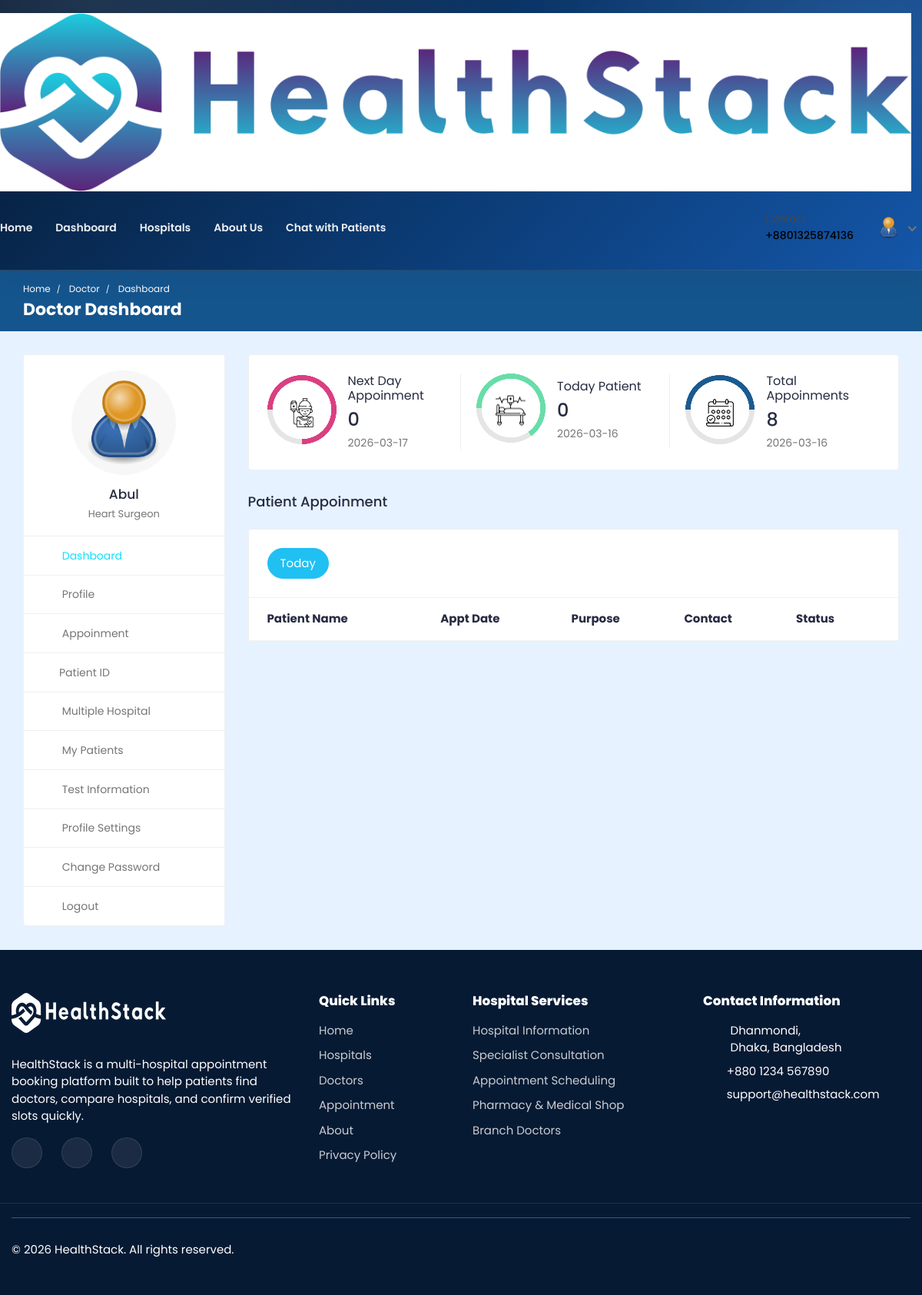
/doctor/doctor-dashboard/ (signed in), run on an earlier commit of the app's database.
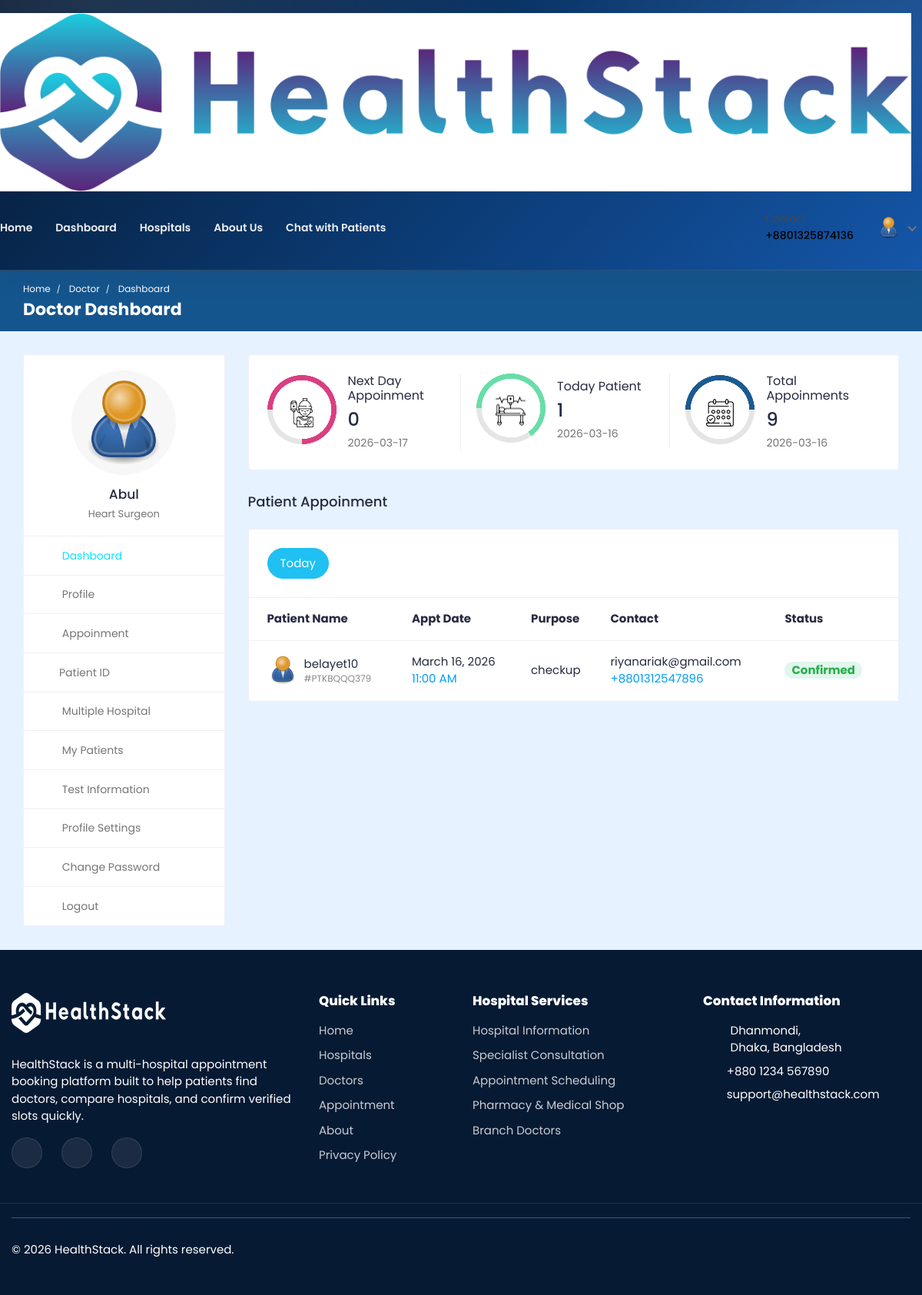
And on a later commit of the database.
### doctor/models.py (models this page shows, shortened)
class Appointment(models.Model):
    APPOINTMENT_TYPE = (
        ('report', 'report'),
        ('checkup', 'checkup'),
    )
    APPOINTMENT_STATUS = (
        ('pending', 'pending'),
        ('confirmed', 'confirmed'),
        ('cancelled', 'cancelled'),
    )
    id = models.AutoField(primary_key=True)
    date = models.DateField(null=True, blank=True)
    time = models.CharField(max_length=200, null=True, blank=True)
    doctor = models.ForeignKey(Doctor_Information, on_delete=models.CASCADE, null=True, blank=True)
    patient = models.ForeignKey(Patient, on_delete=models.CASCADE, null=True, blank=True)
    appointment_type = models.CharField(max_length=200, choices=APPOINTMENT_TYPE)
    appointment_status = models.CharField(max_length=200, choices=APPOINTMENT_STATUS)
    serial_number = models.CharField(max_length=200, null=True, blank=True)
    payment_status = models.CharField(max_length=200, null=True, blank=True, default='pending')
    transaction_id = models.CharField(max_length=255, null=True, blank=True)
    message = models.CharField(max_length=255, null=True, blank=True)

### hospital/models.py (models this page shows, shortened)
class Patient(models.Model):
    patient_id = models.AutoField(primary_key=True)
    user = models.OneToOneField(User, on_delete=models.CASCADE, null=True, blank=True, related_name='patient')
    name = models.CharField(max_length=200, null=True, blank=True)
    username = models.CharField(max_length=200, null=True, blank=True)
    age = models.IntegerField(null=True, blank=True)
    email = models.EmailField(max_length=200, null=True, blank=True)
    phone_number = models.IntegerField(null=True, blank=True)
    address = models.CharField(max_length=200, null=True, blank=True)
    featured_image = models.ImageField(upload_to='patients/', default='patients/user-default.png', null=True, blank=True)
    blood_group = models.CharField(max_length=200, null=True, blank=True)
    history = models.CharField(max_length=200, null=True, blank=True)
    dob = models.CharField(max_length=200, null=True, blank=True)
    nid = models.CharField(max_length=200, null=True, blank=True)
    serial_number = models.CharField(max_length=200, null=True, blank=True)
    login_status = models.CharField(max_length=200, null=True, blank=True, default="offline")

### doctor/views.py (the view)
# urls.py: path('doctor-dashboard/',views.doctor_dashboard, name='doctor-dashboard'),
@csrf_exempt
@login_required(login_url="doctor-login")
@cache_control(no_cache=True, must_revalidate=True, no_store=True)
def doctor_dashboard(request):
        if request.user.is_authenticated:
            if request.user.is_doctor:
                doctor = Doctor_Information.objects.get(user=request.user)
                current_date = datetime.date.today()
                current_date_str = str(current_date)
                today_appointments = Appointment.objects.filter(date=current_date_str).filter(doctor=doctor).filter(appointment_status='confirmed')
                next_date = current_date + datetime.timedelta(days=1) # next days date
                next_date_str = str(next_date)
                next_days_appointment = Appointment.objects.filter(date=next_date_str).filter(doctor=doctor).filter(Q(appointment_status='pending') | Q(appointment_status='confirmed')).count()
                today_patient_count = Appointment.objects.filter(date=current_date_str).filter(doctor=doctor).annotate(count=Count('patient'))
                total_appointments_count = Appointment.objects.filter(doctor=doctor).annotate(count=Count('id'))
            else:
                return redirect('doctor-logout')
            context = {'doctor': doctor, 'today_appointments': today_appointments, 'today_patient_count': today_patient_count, 'total_appointments_count': total_appointments_count, 'next_days_appointment': next_days_appointment, 'current_date': current_date_str, 'next_date': next_date_str}
            return render(request, 'doctor-dashboard.html', context)
        else:
            return redirect('doctor-login')

### templates/doctor-dashboard.html (shortened to what the changed rows need)
{% load static %}
<!DOCTYPE html>
<html lang="en">
  <head>
    <link
      rel="stylesheet"
      href="{% static 'HealthStack-System/css/Normal/bootstrap.min.css' %}"
    />
    <link
      rel="stylesheet"
      href="{% static 'HealthStack-System/plugins/Normal/fontawesome/css/fontawesome.min.css' %}"
    />
    <link
      rel="stylesheet"
      href="{% static 'HealthStack-System/plugins/Normal/fontawesome/css/all.min.css' %}"
    />
    <link
      rel="stylesheet"
      href="{% static 'HealthStack-System/css/Normal/style.css' %}"
    />
  </head>
  <body>
  {% if user.is_authenticated %}
    <div class="main-wrapper">
      <header class="header">{% include 'navbar.html' %}</header>
      <div class="breadcrumb-bar">
        <div class="container-fluid">
          <div class="row align-items-center">
            <div class="col-md-12 col-12">
              <nav aria-label="breadcrumb" class="page-breadcrumb">
                <ol class="breadcrumb">
                  <li class="breadcrumb-item">
                    <a href="{% url 'hospital_home'%}">Home</a>
                  </li>
                  <li class="breadcrumb-item active" aria-current="page">
                    Doctor
                  </li>
                  <li class="breadcrumb-item active" aria-current="page">
                    Dashboard
                  </li>
                </ol>
              </nav>
              <h2 class="breadcrumb-title">Doctor Dashboard</h2>{% include 'message.html' %}
            </div>
          </div>
        </div>
      </div>
      <div class="content">
        <div class="container-fluid">
          <div class="row">
            <div class="col-md-5 col-lg-4 col-xl-3 theiaStickySidebar">
              <div>{% include 'doctor-sidebar.html' %}</div>
            </div>
            <div class="col-md-7 col-lg-8 col-xl-9">
              <div class="row">
                <div class="col-md-12">
                  <div class="card dash-card">
                    <div class="card-body">
                      <div class="row">
                        <div class="col-md-12 col-lg-4">
                          <div class="dash-widget dct-border-rht">
                            <div class="circle-bar circle-bar1">
                              <div class="circle-graph1" data-percent="75">
                                <img
                                  src="{% static 'HealthStack-System/images/Normal/icon-01.png' %}"
                                  class="img-fluid"
                                  alt="patient"
                                />
                              </div>
                            </div>
                            <div class="dash-widget-info">
                              <h6>Next Day Appoinment</h6>
                              <h3>{{next_days_appointment}}</h3>
                              <p class="text-muted">{{next_date}}</p>
                            </div>
                          </div>
                        </div>
                        <div class="col-md-12 col-lg-4">
                          <div class="dash-widget dct-border-rht">
                            <div class="circle-bar circle-bar2">
                              <div class="circle-graph2" data-percent="65">
                                <img
                                  src="{% static 'HealthStack-System/images/Normal/icon-02.png' %}"
                                  class="img-fluid"
                                  alt="Patient"
                                />
                              </div>
                            </div>
                            <div class="dash-widget-info">
                              <h6>Today Patient</h6>
                              <h3>{{today_patient_count.count}}</h3>
                              <p class="text-muted">{{current_date}}</p>
                            </div>
                          </div>
                        </div>
                        <div class="col-md-12 col-lg-4">
                          <div class="dash-widget">
                            <div class="circle-bar circle-bar3">
                              <div class="circle-graph3" data-percent="50">
                                <img
                                  src="{% static 'HealthStack-System/images/Normal/icon-03.png' %}"
                                  class="img-fluid"
                                  alt="Patient"
                                />
                              </div>
                            </div>
                            <div class="dash-widget-info">
                              <h6>Total Appoinments</h6>
                              <h3>{{total_appointments_count.count}}</h3>
                              <p class="text-muted">{{current_date}}</p>
                            </div>
                          </div>
                        </div>
                      </div>
                    </div>
                  </div>
                </div>
              </div>
              <div class="row">
                <div class="col-md-12">
                  <h4 class="mb-4">Patient Appoinment</h4>
                  <div class="appointment-tab">
                    <ul class="nav nav-tabs nav-tabs-solid nav-tabs-rounded">
                      <li class="nav-item">
                        <a
                          class="nav-link active"
                          href="#today-appointments"
                          data-toggle="tab"
                          >Today</a
                        >
                      </li>
                    </ul>
                      <div class="tab-pane" id="today-appointments">
                        <div class="card card-table mb-0">
                          <div class="card-body">
                            <div class="table-responsive">
                              <table
                                class="table table-hover table-center mb-0"
                              >
                                <thead>
                                  <tr>
                                    <th>Patient Name</th>
                                    <th>Appt Date</th>
                                    <th>Purpose</th>
                                    <th>Contact</th>
                                    <th>Status</th>
                                  </tr>
                                </thead>
                                <tbody>
                                  {% for today in today_appointments %}
                                  <tr>
                                    <td>
                                      <h2 class="table-avatar">
                                        <a
                                          href="{% url 'patient-profile' pk=today.patient.patient_id %}"
                                          class="avatar avatar-sm mr-2"
                                          ><img
                                            class="avatar-img rounded-circle"
                                            src="{{ today.patient.featured_image.url }}"
                                            alt="User Image"
                                        /></a>
                                        <a href="{% url 'patient-profile' pk=today.patient.patient_id %}">{{today.patient.name}}<span>#PT{{today.serial_number}}</span></a>
                                      </h2>
                                    </td>
                                    <td>{{today.date}}<span class="d-block text-info">{{today.time}}</span></td>
                                    <td>{{ today.appointment_type }}</td>
                                    <td>
                                      {{today.patient.email}}
                                      <span class="d-block text-info"
                                        >+880{{today.patient.phone_number}}</span
                                      >
                                    </td>
                                    <td>
                                      {% if today.appointment_status == 'confirmed' %}
                                      <span class="badge badge-pill bg-success-light">Confirmed</span>
                                      {% endif %}
                                    </td>
                                  </tr>
                                  {% endfor %}
                                </tbody>
                              </table>
                            </div>
                          </div>
                        </div>
                      </div>
                    </div>
                  </div>
                </div>
              </div>
            </div>
          </div>
        </div>
      </div>
      {% include 'footer.html' %}
  {% else %}
  <p> You are not logged in </p>
  {% endif %}
  </body>
</html>

What changed in the data, as far as the page shows it:
added Appointment: patient.featured_image (placeholder picture), patient.name "belayet10", serial_number "KBQQQ379", date "March 16, 2026", time "11:00 AM", appointment_type "checkup", patient.email "riyanariak@gmail.com", patient.phone_number "1312547896", appointment_status "Confirmed"
Also different on the page:
{{ today_patient_count.count }}: "0" → "1"
{{ total_appointments_count.count }}: "8" → "9"
